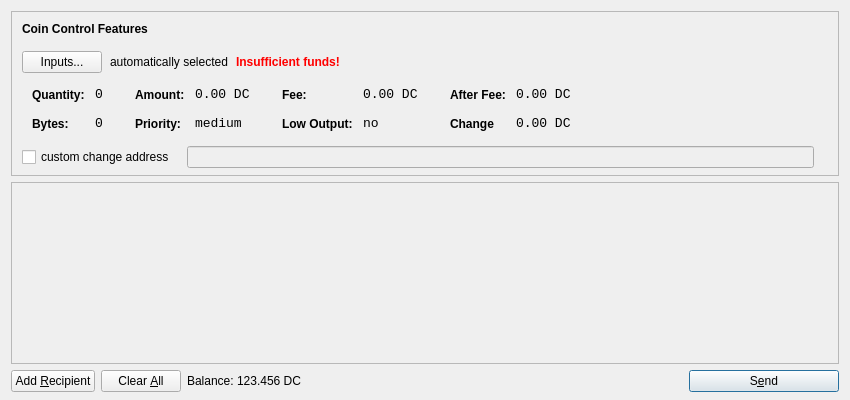
<?xml version="1.0" encoding="UTF-8"?>
<ui version="4.0">
 <class>SendCoinsDialog</class>
 <widget class="QDialog" name="SendCoinsDialog">
  <property name="geometry">
   <rect>
    <x>0</x>
    <y>0</y>
    <width>850</width>
    <height>400</height>
   </rect>
  </property>
  <property name="windowTitle">
   <string>Send Coins</string>
  </property>
  <layout class="QVBoxLayout" name="verticalLayout" stretch="0,1,0">
   <property name="bottomMargin">
    <number>8</number>
   </property>
   <item>
    <widget class="QFrame" name="frameCoinControl">
     <property name="sizePolicy">
      <sizepolicy hsizetype="Expanding" vsizetype="Expanding">
       <horstretch>0</horstretch>
       <verstretch>0</verstretch>
      </sizepolicy>
     </property>
     <property name="maximumSize">
      <size>
       <width>16777215</width>
       <height>16777215</height>
      </size>
     </property>
     <property name="frameShape">
      <enum>QFrame::StyledPanel</enum>
     </property>
     <property name="frameShadow">
      <enum>QFrame::Sunken</enum>
     </property>
     <layout class="QVBoxLayout" name="verticalLayoutCoinControl2">
      <property name="spacing">
       <number>-1</number>
      </property>
      <property name="leftMargin">
       <number>0</number>
      </property>
      <property name="topMargin">
       <number>0</number>
      </property>
      <property name="rightMargin">
       <number>0</number>
      </property>
      <property name="bottomMargin">
       <number>6</number>
      </property>
      <item>
       <layout class="QVBoxLayout" name="verticalLayoutCoinControl" stretch="0,0,0,0,1">
        <property name="spacing">
         <number>0</number>
        </property>
        <property name="leftMargin">
         <number>10</number>
        </property>
        <property name="topMargin">
         <number>10</number>
        </property>
        <item>
         <layout class="QHBoxLayout" name="horizontalLayoutCoinControl1">
          <property name="bottomMargin">
           <number>15</number>
          </property>
          <item>
           <widget class="QLabel" name="labelCoinControlFeatures">
            <property name="sizePolicy">
             <sizepolicy hsizetype="Preferred" vsizetype="Maximum">
              <horstretch>0</horstretch>
              <verstretch>0</verstretch>
             </sizepolicy>
            </property>
            <property name="font">
             <font>
              <weight>75</weight>
              <bold>true</bold>
             </font>
            </property>
            <property name="styleSheet">
             <string notr="true">font-weight:bold;</string>
            </property>
            <property name="text">
             <string>Coin Control Features</string>
            </property>
           </widget>
          </item>
         </layout>
        </item>
        <item>
         <layout class="QHBoxLayout" name="horizontalLayoutCoinControl2" stretch="0,0,0,0">
          <property name="spacing">
           <number>8</number>
          </property>
          <property name="bottomMargin">
           <number>10</number>
          </property>
          <item>
           <widget class="QPushButton" name="pushButtonCoinControl">
            <property name="styleSheet">
             <string notr="true"/>
            </property>
            <property name="text">
             <string>Inputs...</string>
            </property>
           </widget>
          </item>
          <item>
           <widget class="QLabel" name="labelCoinControlAutomaticallySelected">
            <property name="text">
             <string>automatically selected</string>
            </property>
            <property name="margin">
             <number>5</number>
            </property>
           </widget>
          </item>
          <item>
           <widget class="QLabel" name="labelCoinControlInsuffFunds">
            <property name="font">
             <font>
              <weight>75</weight>
              <bold>true</bold>
             </font>
            </property>
            <property name="styleSheet">
             <string notr="true">color:red;font-weight:bold;</string>
            </property>
            <property name="text">
             <string>Insufficient funds!</string>
            </property>
            <property name="margin">
             <number>5</number>
            </property>
           </widget>
          </item>
          <item>
           <spacer name="horizontalSpacerCoinControl">
            <property name="orientation">
             <enum>Qt::Horizontal</enum>
            </property>
            <property name="sizeHint" stdset="0">
             <size>
              <width>40</width>
              <height>1</height>
             </size>
            </property>
           </spacer>
          </item>
         </layout>
        </item>
        <item>
         <widget class="QWidget" name="widgetCoinControl" native="true">
          <property name="sizePolicy">
           <sizepolicy hsizetype="Preferred" vsizetype="Preferred">
            <horstretch>0</horstretch>
            <verstretch>0</verstretch>
           </sizepolicy>
          </property>
          <property name="minimumSize">
           <size>
            <width>0</width>
            <height>0</height>
           </size>
          </property>
          <property name="styleSheet">
           <string notr="true"/>
          </property>
          <layout class="QHBoxLayout" name="horizontalLayoutCoinControl5">
           <property name="margin">
            <number>0</number>
           </property>
           <item>
            <layout class="QHBoxLayout" name="horizontalLayoutCoinControl3" stretch="0,0,0,1">
             <property name="spacing">
              <number>20</number>
             </property>
             <property name="topMargin">
              <number>0</number>
             </property>
             <property name="bottomMargin">
              <number>10</number>
             </property>
             <item>
              <layout class="QFormLayout" name="formLayoutCoinControl1">
               <property name="horizontalSpacing">
                <number>10</number>
               </property>
               <property name="verticalSpacing">
                <number>14</number>
               </property>
               <property name="leftMargin">
                <number>10</number>
               </property>
               <property name="topMargin">
                <number>4</number>
               </property>
               <property name="rightMargin">
                <number>6</number>
               </property>
               <item row="0" column="0">
                <widget class="QLabel" name="labelCoinControlQuantityText">
                 <property name="styleSheet">
                  <string notr="true">font-weight:bold;</string>
                 </property>
                 <property name="text">
                  <string>Quantity:</string>
                 </property>
                 <property name="margin">
                  <number>0</number>
                 </property>
                </widget>
               </item>
               <item row="0" column="1">
                <widget class="QLabel" name="labelCoinControlQuantity">
                 <property name="font">
                  <font>
                   <family>Monospace</family>
                   <pointsize>10</pointsize>
                  </font>
                 </property>
                 <property name="cursor">
                  <cursorShape>IBeamCursor</cursorShape>
                 </property>
                 <property name="contextMenuPolicy">
                  <enum>Qt::ActionsContextMenu</enum>
                 </property>
                 <property name="text">
                  <string>0</string>
                 </property>
                 <property name="margin">
                  <number>0</number>
                 </property>
                 <property name="textInteractionFlags">
                  <set>Qt::LinksAccessibleByMouse|Qt::TextSelectableByKeyboard|Qt::TextSelectableByMouse</set>
                 </property>
                </widget>
               </item>
               <item row="1" column="0">
                <widget class="QLabel" name="labelCoinControlBytesText">
                 <property name="styleSheet">
                  <string notr="true">font-weight:bold;</string>
                 </property>
                 <property name="text">
                  <string>Bytes:</string>
                 </property>
                </widget>
               </item>
               <item row="1" column="1">
                <widget class="QLabel" name="labelCoinControlBytes">
                 <property name="font">
                  <font>
                   <family>Monospace</family>
                   <pointsize>10</pointsize>
                  </font>
                 </property>
                 <property name="cursor">
                  <cursorShape>IBeamCursor</cursorShape>
                 </property>
                 <property name="contextMenuPolicy">
                  <enum>Qt::ActionsContextMenu</enum>
                 </property>
                 <property name="text">
                  <string>0</string>
                 </property>
                 <property name="textInteractionFlags">
                  <set>Qt::LinksAccessibleByMouse|Qt::TextSelectableByKeyboard|Qt::TextSelectableByMouse</set>
                 </property>
                </widget>
               </item>
              </layout>
             </item>
             <item>
              <layout class="QFormLayout" name="formLayoutCoinControl2">
               <property name="horizontalSpacing">
                <number>10</number>
               </property>
               <property name="verticalSpacing">
                <number>14</number>
               </property>
               <property name="leftMargin">
                <number>6</number>
               </property>
               <property name="topMargin">
                <number>4</number>
               </property>
               <property name="rightMargin">
                <number>6</number>
               </property>
               <item row="0" column="0">
                <widget class="QLabel" name="labelCoinControlAmountText">
                 <property name="styleSheet">
                  <string notr="true">font-weight:bold;</string>
                 </property>
                 <property name="text">
                  <string>Amount:</string>
                 </property>
                 <property name="margin">
                  <number>0</number>
                 </property>
                </widget>
               </item>
               <item row="0" column="1">
                <widget class="QLabel" name="labelCoinControlAmount">
                 <property name="font">
                  <font>
                   <family>Monospace</family>
                   <pointsize>10</pointsize>
                  </font>
                 </property>
                 <property name="cursor">
                  <cursorShape>IBeamCursor</cursorShape>
                 </property>
                 <property name="contextMenuPolicy">
                  <enum>Qt::ActionsContextMenu</enum>
                 </property>
                 <property name="text">
                  <string>0.00 DC</string>
                 </property>
                 <property name="textInteractionFlags">
                  <set>Qt::LinksAccessibleByMouse|Qt::TextSelectableByKeyboard|Qt::TextSelectableByMouse</set>
                 </property>
                </widget>
               </item>
               <item row="1" column="0">
                <widget class="QLabel" name="labelCoinControlPriorityText">
                 <property name="styleSheet">
                  <string notr="true">font-weight:bold;</string>
                 </property>
                 <property name="text">
                  <string>Priority:</string>
                 </property>
                </widget>
               </item>
               <item row="1" column="1">
                <widget class="QLabel" name="labelCoinControlPriority">
                 <property name="font">
                  <font>
                   <family>Monospace</family>
                   <pointsize>10</pointsize>
                  </font>
                 </property>
                 <property name="cursor">
                  <cursorShape>IBeamCursor</cursorShape>
                 </property>
                 <property name="contextMenuPolicy">
                  <enum>Qt::ActionsContextMenu</enum>
                 </property>
                 <property name="text">
                  <string>medium</string>
                 </property>
                 <property name="textInteractionFlags">
                  <set>Qt::LinksAccessibleByMouse|Qt::TextSelectableByKeyboard|Qt::TextSelectableByMouse</set>
                 </property>
                </widget>
               </item>
              </layout>
             </item>
             <item>
              <layout class="QFormLayout" name="formLayoutCoinControl3">
               <property name="horizontalSpacing">
                <number>10</number>
               </property>
               <property name="verticalSpacing">
                <number>14</number>
               </property>
               <property name="leftMargin">
                <number>6</number>
               </property>
               <property name="topMargin">
                <number>4</number>
               </property>
               <property name="rightMargin">
                <number>6</number>
               </property>
               <item row="0" column="0">
                <widget class="QLabel" name="labelCoinControlFeeText">
                 <property name="styleSheet">
                  <string notr="true">font-weight:bold;</string>
                 </property>
                 <property name="text">
                  <string>Fee:</string>
                 </property>
                 <property name="margin">
                  <number>0</number>
                 </property>
                </widget>
               </item>
               <item row="0" column="1">
                <widget class="QLabel" name="labelCoinControlFee">
                 <property name="font">
                  <font>
                   <family>Monospace</family>
                   <pointsize>10</pointsize>
                  </font>
                 </property>
                 <property name="cursor">
                  <cursorShape>IBeamCursor</cursorShape>
                 </property>
                 <property name="contextMenuPolicy">
                  <enum>Qt::ActionsContextMenu</enum>
                 </property>
                 <property name="text">
                  <string>0.00 DC</string>
                 </property>
                 <property name="textInteractionFlags">
                  <set>Qt::LinksAccessibleByMouse|Qt::TextSelectableByKeyboard|Qt::TextSelectableByMouse</set>
                 </property>
                </widget>
               </item>
               <item row="1" column="0">
                <widget class="QLabel" name="labelCoinControlLowOutputText">
                 <property name="styleSheet">
                  <string notr="true">font-weight:bold;</string>
                 </property>
                 <property name="text">
                  <string>Low Output:</string>
                 </property>
                </widget>
               </item>
               <item row="1" column="1">
                <widget class="QLabel" name="labelCoinControlLowOutput">
                 <property name="font">
                  <font>
                   <family>Monospace</family>
                   <pointsize>10</pointsize>
                  </font>
                 </property>
                 <property name="cursor">
                  <cursorShape>IBeamCursor</cursorShape>
                 </property>
                 <property name="contextMenuPolicy">
                  <enum>Qt::ActionsContextMenu</enum>
                 </property>
                 <property name="text">
                  <string>no</string>
                 </property>
                 <property name="textInteractionFlags">
                  <set>Qt::LinksAccessibleByMouse|Qt::TextSelectableByKeyboard|Qt::TextSelectableByMouse</set>
                 </property>
                </widget>
               </item>
              </layout>
             </item>
             <item>
              <layout class="QFormLayout" name="formLayoutCoinControl4">
               <property name="horizontalSpacing">
                <number>10</number>
               </property>
               <property name="verticalSpacing">
                <number>14</number>
               </property>
               <property name="leftMargin">
                <number>6</number>
               </property>
               <property name="topMargin">
                <number>4</number>
               </property>
               <property name="rightMargin">
                <number>6</number>
               </property>
               <item row="0" column="0">
                <widget class="QLabel" name="labelCoinControlAfterFeeText">
                 <property name="styleSheet">
                  <string notr="true">font-weight:bold;</string>
                 </property>
                 <property name="text">
                  <string>After Fee:</string>
                 </property>
                 <property name="margin">
                  <number>0</number>
                 </property>
                </widget>
               </item>
               <item row="0" column="1">
                <widget class="QLabel" name="labelCoinControlAfterFee">
                 <property name="font">
                  <font>
                   <family>Monospace</family>
                   <pointsize>10</pointsize>
                  </font>
                 </property>
                 <property name="cursor">
                  <cursorShape>IBeamCursor</cursorShape>
                 </property>
                 <property name="contextMenuPolicy">
                  <enum>Qt::ActionsContextMenu</enum>
                 </property>
                 <property name="text">
                  <string>0.00 DC</string>
                 </property>
                 <property name="textInteractionFlags">
                  <set>Qt::LinksAccessibleByMouse|Qt::TextSelectableByKeyboard|Qt::TextSelectableByMouse</set>
                 </property>
                </widget>
               </item>
               <item row="1" column="0">
                <widget class="QLabel" name="labelCoinControlChangeText">
                 <property name="styleSheet">
                  <string notr="true">font-weight:bold;</string>
                 </property>
                 <property name="text">
                  <string>Change</string>
                 </property>
                </widget>
               </item>
               <item row="1" column="1">
                <widget class="QLabel" name="labelCoinControlChange">
                 <property name="font">
                  <font>
                   <family>Monospace</family>
                   <pointsize>10</pointsize>
                  </font>
                 </property>
                 <property name="cursor">
                  <cursorShape>IBeamCursor</cursorShape>
                 </property>
                 <property name="contextMenuPolicy">
                  <enum>Qt::ActionsContextMenu</enum>
                 </property>
                 <property name="text">
                  <string>0.00 DC</string>
                 </property>
                 <property name="textInteractionFlags">
                  <set>Qt::LinksAccessibleByMouse|Qt::TextSelectableByKeyboard|Qt::TextSelectableByMouse</set>
                 </property>
                </widget>
               </item>
              </layout>
             </item>
            </layout>
           </item>
          </layout>
         </widget>
        </item>
        <item>
         <layout class="QHBoxLayout" name="horizontalLayoutCoinControl4" stretch="0,0,0">
          <property name="spacing">
           <number>12</number>
          </property>
          <property name="sizeConstraint">
           <enum>QLayout::SetDefaultConstraint</enum>
          </property>
          <property name="topMargin">
           <number>5</number>
          </property>
          <property name="rightMargin">
           <number>5</number>
          </property>
          <item>
           <widget class="QCheckBox" name="checkBoxCoinControlChange">
            <property name="text">
             <string>custom change address</string>
            </property>
           </widget>
          </item>
          <item>
           <widget class="QLineEdit" name="lineEditCoinControlChange">
            <property name="enabled">
             <bool>false</bool>
            </property>
            <property name="sizePolicy">
             <sizepolicy hsizetype="Expanding" vsizetype="Fixed">
              <horstretch>0</horstretch>
              <verstretch>0</verstretch>
             </sizepolicy>
            </property>
           </widget>
          </item>
          <item>
           <widget class="QLabel" name="labelCoinControlChangeLabel">
            <property name="sizePolicy">
             <sizepolicy hsizetype="Preferred" vsizetype="Expanding">
              <horstretch>0</horstretch>
              <verstretch>0</verstretch>
             </sizepolicy>
            </property>
            <property name="minimumSize">
             <size>
              <width>0</width>
              <height>0</height>
             </size>
            </property>
            <property name="text">
             <string/>
            </property>
            <property name="margin">
             <number>3</number>
            </property>
           </widget>
          </item>
         </layout>
        </item>
        <item>
         <spacer name="verticalSpacerCoinControl">
          <property name="orientation">
           <enum>Qt::Vertical</enum>
          </property>
          <property name="sizeHint" stdset="0">
           <size>
            <width>800</width>
            <height>1</height>
           </size>
          </property>
         </spacer>
        </item>
       </layout>
      </item>
     </layout>
    </widget>
   </item>
   <item>
    <widget class="QScrollArea" name="scrollArea">
     <property name="widgetResizable">
      <bool>true</bool>
     </property>
     <widget class="QWidget" name="scrollAreaWidgetContents">
      <property name="geometry">
       <rect>
        <x>0</x>
        <y>0</y>
        <width>830</width>
        <height>165</height>
       </rect>
      </property>
      <layout class="QVBoxLayout" name="verticalLayout_2">
       <property name="margin">
        <number>0</number>
       </property>
       <item>
        <layout class="QVBoxLayout" name="entries">
         <property name="spacing">
          <number>6</number>
         </property>
        </layout>
       </item>
       <item>
        <spacer name="verticalSpacer">
         <property name="orientation">
          <enum>Qt::Vertical</enum>
         </property>
         <property name="sizeHint" stdset="0">
          <size>
           <width>20</width>
           <height>40</height>
          </size>
         </property>
        </spacer>
       </item>
      </layout>
     </widget>
    </widget>
   </item>
   <item>
    <layout class="QHBoxLayout" name="horizontalLayout">
     <item>
      <widget class="QPushButton" name="addButton">
       <property name="toolTip">
        <string>Send to multiple recipients at once</string>
       </property>
       <property name="text">
        <string>Add &amp;Recipient</string>
       </property>
       <property name="icon">
        <iconset resource="../bitcoin.qrc">
         <normaloff>:/icons/add</normaloff>:/icons/add</iconset>
       </property>
       <property name="autoDefault">
        <bool>false</bool>
       </property>
      </widget>
     </item>
     <item>
      <widget class="QPushButton" name="clearButton">
       <property name="sizePolicy">
        <sizepolicy hsizetype="Minimum" vsizetype="Fixed">
         <horstretch>0</horstretch>
         <verstretch>0</verstretch>
        </sizepolicy>
       </property>
       <property name="toolTip">
        <string>Remove all transaction fields</string>
       </property>
       <property name="text">
        <string>Clear &amp;All</string>
       </property>
       <property name="icon">
        <iconset resource="../bitcoin.qrc">
         <normaloff>:/icons/remove</normaloff>:/icons/remove</iconset>
       </property>
       <property name="autoRepeatDelay">
        <number>300</number>
       </property>
       <property name="autoDefault">
        <bool>false</bool>
       </property>
      </widget>
     </item>
     <item>
      <layout class="QHBoxLayout" name="horizontalLayout_2">
       <property name="spacing">
        <number>3</number>
       </property>
       <item>
        <widget class="QLabel" name="label">
         <property name="text">
          <string>Balance:</string>
         </property>
        </widget>
       </item>
       <item>
        <widget class="QLabel" name="labelBalance">
         <property name="cursor">
          <cursorShape>IBeamCursor</cursorShape>
         </property>
         <property name="text">
          <string>123.456 DC</string>
         </property>
         <property name="textInteractionFlags">
          <set>Qt::LinksAccessibleByMouse|Qt::TextSelectableByKeyboard|Qt::TextSelectableByMouse</set>
         </property>
        </widget>
       </item>
      </layout>
     </item>
     <item>
      <spacer name="horizontalSpacer">
       <property name="orientation">
        <enum>Qt::Horizontal</enum>
       </property>
       <property name="sizeHint" stdset="0">
        <size>
         <width>40</width>
         <height>20</height>
        </size>
       </property>
      </spacer>
     </item>
     <item>
      <widget class="QPushButton" name="sendButton">
       <property name="minimumSize">
        <size>
         <width>150</width>
         <height>0</height>
        </size>
       </property>
       <property name="toolTip">
        <string>Confirm the send action</string>
       </property>
       <property name="text">
        <string>S&amp;end</string>
       </property>
       <property name="icon">
        <iconset resource="../bitcoin.qrc">
         <normaloff>:/icons/send</normaloff>:/icons/send</iconset>
       </property>
       <property name="default">
        <bool>true</bool>
       </property>
      </widget>
     </item>
    </layout>
   </item>
  </layout>
 </widget>
 <resources>
  <include location="../bitcoin.qrc"/>
 </resources>
 <connections/>
</ui>
